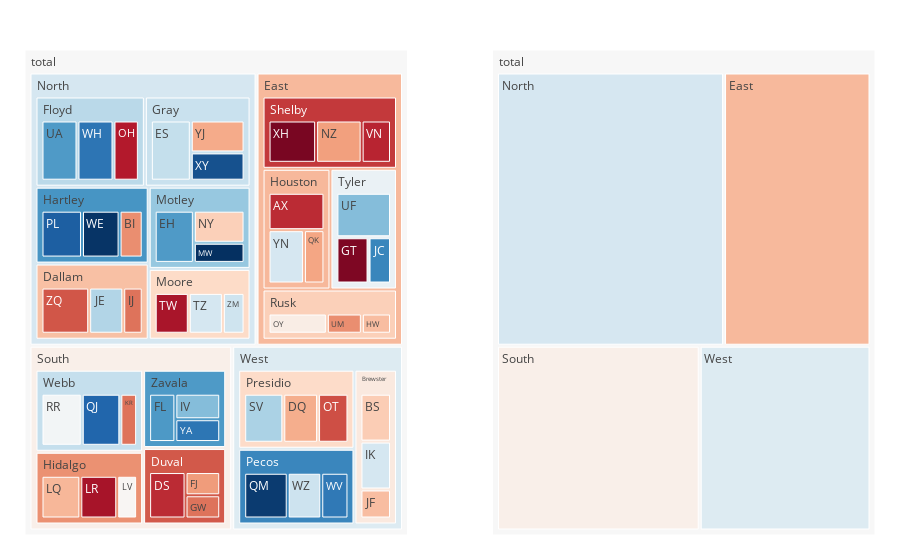

This figure's notebook cell:
### Code cell
import plotly.graph_objects as go
from plotly.subplots import make_subplots
import pandas as pd

df = pd.read_csv('https://raw.githubusercontent.com/plotly/datasets/master/sales_success.csv')
print(df.head())

levels = ['salesperson', 'county', 'region'] # levels used for the hierarchical chart
color_columns = ['sales', 'calls']
value_column = 'calls'

def build_hierarchical_dataframe(df, levels, value_column, color_columns=None):
    """
    Build a hierarchy of levels for Sunburst or Treemap charts.

    Levels are given starting from the bottom to the top of the hierarchy,
    ie the last level corresponds to the root.
    """
    df_all_trees = pd.DataFrame(columns=['id', 'parent', 'value', 'color'])
    for i, level in enumerate(levels):
        df_tree = pd.DataFrame(columns=['id', 'parent', 'value', 'color'])
        dfg = df.groupby(levels[i:]).sum()
        dfg = dfg.reset_index()
        df_tree['id'] = dfg[level].copy()
        if i < len(levels) - 1:
            df_tree['parent'] = dfg[levels[i+1]].copy()
        else:
            df_tree['parent'] = 'total'
        df_tree['value'] = dfg[value_column]
        df_tree['color'] = dfg[color_columns[0]] / dfg[color_columns[1]]
        df_all_trees = df_all_trees.append(df_tree, ignore_index=True)
    total = pd.Series(dict(id='total', parent='',
                              value=df[value_column].sum(),
                              color=df[color_columns[0]].sum() / df[color_columns[1]].sum()))
    df_all_trees = df_all_trees.append(total, ignore_index=True)
    return df_all_trees


df_all_trees = build_hierarchical_dataframe(df, levels, value_column, color_columns)
average_score = df['sales'].sum() / df['calls'].sum()

fig = make_subplots(1, 2, specs=[[{"type": "domain"}, {"type": "domain"}]],)

fig.add_trace(go.Treemap(
    labels=df_all_trees['id'],
    parents=df_all_trees['parent'],
    values=df_all_trees['value'],
    branchvalues='total',
    marker=dict(
        colors=df_all_trees['color'],
        colorscale='RdBu',
        cmid=average_score),
    hovertemplate='<b>%{label} </b> <br> Sales: %{value}<br> Success rate: %{color:.2f}',
    name=''
    ), 1, 1)

fig.add_trace(go.Treemap(
    labels=df_all_trees['id'],
    parents=df_all_trees['parent'],
    values=df_all_trees['value'],
    branchvalues='total',
    marker=dict(
        colors=df_all_trees['color'],
        colorscale='RdBu',
        cmid=average_score),
    hovertemplate='<b>%{label} </b> <br> Sales: %{value}<br> Success rate: %{color:.2f}',
    maxdepth=2
    ), 1, 2)

fig.update_layout(margin = dict(t=50, l=25, r=25, b=25))
fig.show()

### Figure 1 — Plotly figure (JSON) as saved in the notebook; plotly's stock layout.template omitted (floating-point values rounded to 4 significant figures)
{"data": [{"branchvalues": "total", "domain": {"x": [0, 0.45], "y": [0, 1]}, "hovertemplate": "<b>%{label} </b> <br> Sales: %{value}<br> Success rate: %{color:.2f}", "labels": ["AX", "BI", "BS", "DQ", "DS", "EH", "ES", "FJ", "FL", "GT", "GW", "HW", "IJ", "IK", "IV", "JC", "JE", "JF", "KR", "LQ", "LR", "LV", "MW", "NY", "NZ", "OH", "OT", "OY", "PL", "QJ", "QK", "QM", "RR", "SV", "TW", "TZ", "UA", "UF", "UM", "VN", "WE", "WH", "WV", "WZ", "XH", "XY", "YA", "YJ", "YN", "ZM", "ZQ", "Brewster", "Dallam", "Duval", "Floyd", "Gray", "Hartley", "Hidalgo", "Houston", "Moore", "Motley", "Pecos", "Presidio", "Rusk", "Shelby", "Tyler", "Webb", "Zavala", "East", "North", "South", "West", "total"], "marker": {"cmid": 0.531, "colors": [0.2143, 0.3333, 0.4242, 0.375, 0.2143, 0.7727, 0.6327, 0.35, 0.7742, 0.1333, 0.3, 0.4, 0.3, 0.6061, 0.7143, 0.8095, 0.6571, 0.4, 0.3, 0.3902, 0.1795, 0.5238, 0.9545, 0.4286, 0.3556, 0.1935, 0.2571, 0.5, 0.881, 0.8696, 0.3636, 0.9375, 0.5417, 0.6667, 0.1818, 0.6061, 0.7727, 0.7143, 0.3333, 0.2069, 0.9487, 0.8409, 0.8333, 0.6216, 0.1277, 0.9032, 0.84, 0.3714, 0.6053, 0.619, 0.2653, 0.4884, 0.4038, 0.2683, 0.6471, 0.6261, 0.781, 0.3366, 0.3922, 0.4483, 0.6931, 0.8087, 0.45, 0.4286, 0.2314, 0.56, 0.6316, 0.7738, 0.3931, 0.6054, 0.5066, 0.5888, 0.531], "colorscale": [[0, "rgb(103,0,31)"], [0.1, "rgb(178,24,43)"], [0.2, "rgb(214,96,77)"], [0.3, "rgb(244,165,130)"], [0.4, "rgb(253,219,199)"], [0.5, "rgb(247,247,247)"], [0.6, "rgb(209,229,240)"], [0.7, "rgb(146,197,222)"], [0.8, "rgb(67,147,195)"], [0.9, "rgb(33,102,172)"], [1, "rgb(5,48,97)"]]}, "name": "", "parents": ["Houston", "Hartley", "Brewster", "Presidio", "Duval", "Motley", "Gray", "Duval", "Zavala", "Tyler", "Duval", "Rusk", "Dallam", "Brewster", "Zavala", "Tyler", "Dallam", "Brewster", "Webb", "Hidalgo", "Hidalgo", "Hidalgo", "Motley", "Motley", "Shelby", "Floyd", "Presidio", "Rusk", "Hartley", "Webb", "Houston", "Pecos", "Webb", "Presidio", "Moore", "Moore", "Floyd", "Tyler", "Rusk", "Shelby", "Hartley", "Floyd", "Pecos", "Pecos", "Shelby", "Gray", "Zavala", "Gray", "Houston", "Moore", "Dallam", "West", "North", "South", "North", "North", "North", "South", "East", "North", "North", "West", "West", "East", "East", "East", "South", "South", "total", "total", "total", "total", ""], "type": "treemap", "values": [42, 24, 33, 40, 42, 44, 49, 20, 31, 30, 20, 20, 20, 33, 28, 21, 35, 20, 20, 41, 39, 21, 22, 35, 45, 31, 35, 40, 42, 46, 22, 48, 48, 45, 33, 33, 44, 49, 24, 29, 39, 44, 30, 37, 47, 31, 25, 35, 38, 21, 49, 86, 104, 82, 119, 115, 105, 101, 102, 87, 101, 115, 120, 84, 121, 100, 114, 84, 407, 631, 381, 321, 1740]}, {"branchvalues": "total", "domain": {"x": [0.55, 1], "y": [0, 1]}, "hovertemplate": "<b>%{label} </b> <br> Sales: %{value}<br> Success rate: %{color:.2f}", "labels": ["AX", "BI", "BS", "DQ", "DS", "EH", "ES", "FJ", "FL", "GT", "GW", "HW", "IJ", "IK", "IV", "JC", "JE", "JF", "KR", "LQ", "LR", "LV", "MW", "NY", "NZ", "OH", "OT", "OY", "PL", "QJ", "QK", "QM", "RR", "SV", "TW", "TZ", "UA", "UF", "UM", "VN", "WE", "WH", "WV", "WZ", "XH", "XY", "YA", "YJ", "YN", "ZM", "ZQ", "Brewster", "Dallam", "Duval", "Floyd", "Gray", "Hartley", "Hidalgo", "Houston", "Moore", "Motley", "Pecos", "Presidio", "Rusk", "Shelby", "Tyler", "Webb", "Zavala", "East", "North", "South", "West", "total"], "marker": {"cmid": 0.531, "colors": [0.2143, 0.3333, 0.4242, 0.375, 0.2143, 0.7727, 0.6327, 0.35, 0.7742, 0.1333, 0.3, 0.4, 0.3, 0.6061, 0.7143, 0.8095, 0.6571, 0.4, 0.3, 0.3902, 0.1795, 0.5238, 0.9545, 0.4286, 0.3556, 0.1935, 0.2571, 0.5, 0.881, 0.8696, 0.3636, 0.9375, 0.5417, 0.6667, 0.1818, 0.6061, 0.7727, 0.7143, 0.3333, 0.2069, 0.9487, 0.8409, 0.8333, 0.6216, 0.1277, 0.9032, 0.84, 0.3714, 0.6053, 0.619, 0.2653, 0.4884, 0.4038, 0.2683, 0.6471, 0.6261, 0.781, 0.3366, 0.3922, 0.4483, 0.6931, 0.8087, 0.45, 0.4286, 0.2314, 0.56, 0.6316, 0.7738, 0.3931, 0.6054, 0.5066, 0.5888, 0.531], "colorscale": [[0, "rgb(103,0,31)"], [0.1, "rgb(178,24,43)"], [0.2, "rgb(214,96,77)"], [0.3, "rgb(244,165,130)"], [0.4, "rgb(253,219,199)"], [0.5, "rgb(247,247,247)"], [0.6, "rgb(209,229,240)"], [0.7, "rgb(146,197,222)"], [0.8, "rgb(67,147,195)"], [0.9, "rgb(33,102,172)"], [1, "rgb(5,48,97)"]]}, "maxdepth": 2, "parents": ["Houston", "Hartley", "Brewster", "Presidio", "Duval", "Motley", "Gray", "Duval", "Zavala", "Tyler", "Duval", "Rusk", "Dallam", "Brewster", "Zavala", "Tyler", "Dallam", "Brewster", "Webb", "Hidalgo", "Hidalgo", "Hidalgo", "Motley", "Motley", "Shelby", "Floyd", "Presidio", "Rusk", "Hartley", "Webb", "Houston", "Pecos", "Webb", "Presidio", "Moore", "Moore", "Floyd", "Tyler", "Rusk", "Shelby", "Hartley", "Floyd", "Pecos", "Pecos", "Shelby", "Gray", "Zavala", "Gray", "Houston", "Moore", "Dallam", "West", "North", "South", "North", "North", "North", "South", "East", "North", "North", "West", "West", "East", "East", "East", "South", "South", "total", "total", "total", "total", ""], "type": "treemap", "values": [42, 24, 33, 40, 42, 44, 49, 20, 31, 30, 20, 20, 20, 33, 28, 21, 35, 20, 20, 41, 39, 21, 22, 35, 45, 31, 35, 40, 42, 46, 22, 48, 48, 45, 33, 33, 44, 49, 24, 29, 39, 44, 30, 37, 47, 31, 25, 35, 38, 21, 49, 86, 104, 82, 119, 115, 105, 101, 102, 87, 101, 115, 120, 84, 121, 100, 114, 84, 407, 631, 381, 321, 1740]}], "layout": {"margin": {"b": 25, "l": 25, "r": 25, "t": 50}}}
